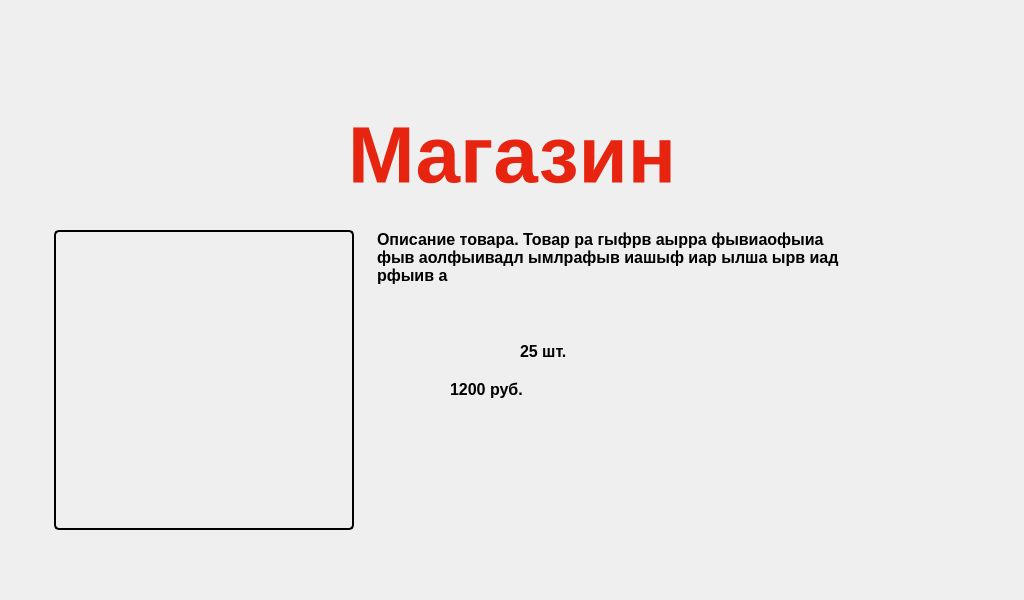
<?xml version="1.0" encoding="UTF-8"?>
<ui version="4.0">
 <class>MainWindow</class>
 <widget class="QMainWindow" name="MainWindow">
  <property name="geometry">
   <rect>
    <x>0</x>
    <y>0</y>
    <width>1024</width>
    <height>600</height>
   </rect>
  </property>
  <property name="minimumSize">
   <size>
    <width>1024</width>
    <height>600</height>
   </size>
  </property>
  <property name="maximumSize">
   <size>
    <width>1024</width>
    <height>600</height>
   </size>
  </property>
  <property name="baseSize">
   <size>
    <width>1024</width>
    <height>600</height>
   </size>
  </property>
  <property name="windowTitle">
   <string>Проверка билета</string>
  </property>
  <widget class="QWidget" name="centralwidget">
   <widget class="QLabel" name="label">
    <property name="geometry">
     <rect>
      <x>0</x>
      <y>0</y>
      <width>1024</width>
      <height>600</height>
     </rect>
    </property>
    <property name="text">
     <string/>
    </property>
    <property name="pixmap">
     <pixmap resource="item.qrc">:/media/window_item.png</pixmap>
    </property>
   </widget>
   <widget class="QPushButton" name="pushButton">
    <property name="geometry">
     <rect>
      <x>740</x>
      <y>510</y>
      <width>204</width>
      <height>39</height>
     </rect>
    </property>
    <property name="styleSheet">
     <string notr="true">background: rgba(255, 255, 255, 0);
border: none;</string>
    </property>
    <property name="text">
     <string/>
    </property>
   </widget>
   <widget class="QLabel" name="icon">
    <property name="geometry">
     <rect>
      <x>54</x>
      <y>230</y>
      <width>300</width>
      <height>300</height>
     </rect>
    </property>
    <property name="styleSheet">
     <string notr="true">border:2px solid rgb(0, 0, 0);
border-radius: 5px;</string>
    </property>
    <property name="text">
     <string/>
    </property>
   </widget>
   <widget class="QPushButton" name="pushButton_2">
    <property name="geometry">
     <rect>
      <x>657</x>
      <y>419</y>
      <width>287</width>
      <height>76</height>
     </rect>
    </property>
    <property name="styleSheet">
     <string notr="true">background: rgba(255, 255, 255, 0);
border: none;</string>
    </property>
    <property name="text">
     <string/>
    </property>
   </widget>
   <widget class="QLabel" name="name">
    <property name="geometry">
     <rect>
      <x>0</x>
      <y>94</y>
      <width>1024</width>
      <height>121</height>
     </rect>
    </property>
    <property name="font">
     <font>
      <family>Arial</family>
      <pointsize>60</pointsize>
      <bold>true</bold>
     </font>
    </property>
    <property name="styleSheet">
     <string notr="true">color: rgba(231, 36, 16, 1);</string>
    </property>
    <property name="text">
     <string>Магазин</string>
    </property>
    <property name="alignment">
     <set>Qt::AlignmentFlag::AlignCenter</set>
    </property>
   </widget>
   <widget class="QLabel" name="description">
    <property name="geometry">
     <rect>
      <x>377</x>
      <y>230</y>
      <width>480</width>
      <height>88</height>
     </rect>
    </property>
    <property name="font">
     <font>
      <family>Arial</family>
      <pointsize>12</pointsize>
      <bold>true</bold>
     </font>
    </property>
    <property name="text">
     <string>Описание товара. Товар ра гыфрв аырра фывиаофыиа фыв аолфыивадл ымлрафыв иашыф иар ылша ырв иад рфыив а</string>
    </property>
    <property name="alignment">
     <set>Qt::AlignmentFlag::AlignLeading|Qt::AlignmentFlag::AlignLeft|Qt::AlignmentFlag::AlignTop</set>
    </property>
    <property name="wordWrap">
     <bool>true</bool>
    </property>
   </widget>
   <widget class="QLabel" name="count">
    <property name="geometry">
     <rect>
      <x>520</x>
      <y>337</y>
      <width>151</width>
      <height>28</height>
     </rect>
    </property>
    <property name="font">
     <font>
      <family>Arial</family>
      <pointsize>12</pointsize>
      <bold>true</bold>
     </font>
    </property>
    <property name="text">
     <string>25 шт.</string>
    </property>
   </widget>
   <widget class="QLabel" name="price">
    <property name="geometry">
     <rect>
      <x>450</x>
      <y>375</y>
      <width>241</width>
      <height>28</height>
     </rect>
    </property>
    <property name="font">
     <font>
      <family>Arial</family>
      <pointsize>12</pointsize>
      <bold>true</bold>
     </font>
    </property>
    <property name="text">
     <string>1200 руб.</string>
    </property>
   </widget>
  </widget>
 </widget>
 <resources>
  <include location="item.qrc"/>
 </resources>
 <connections/>
</ui>
